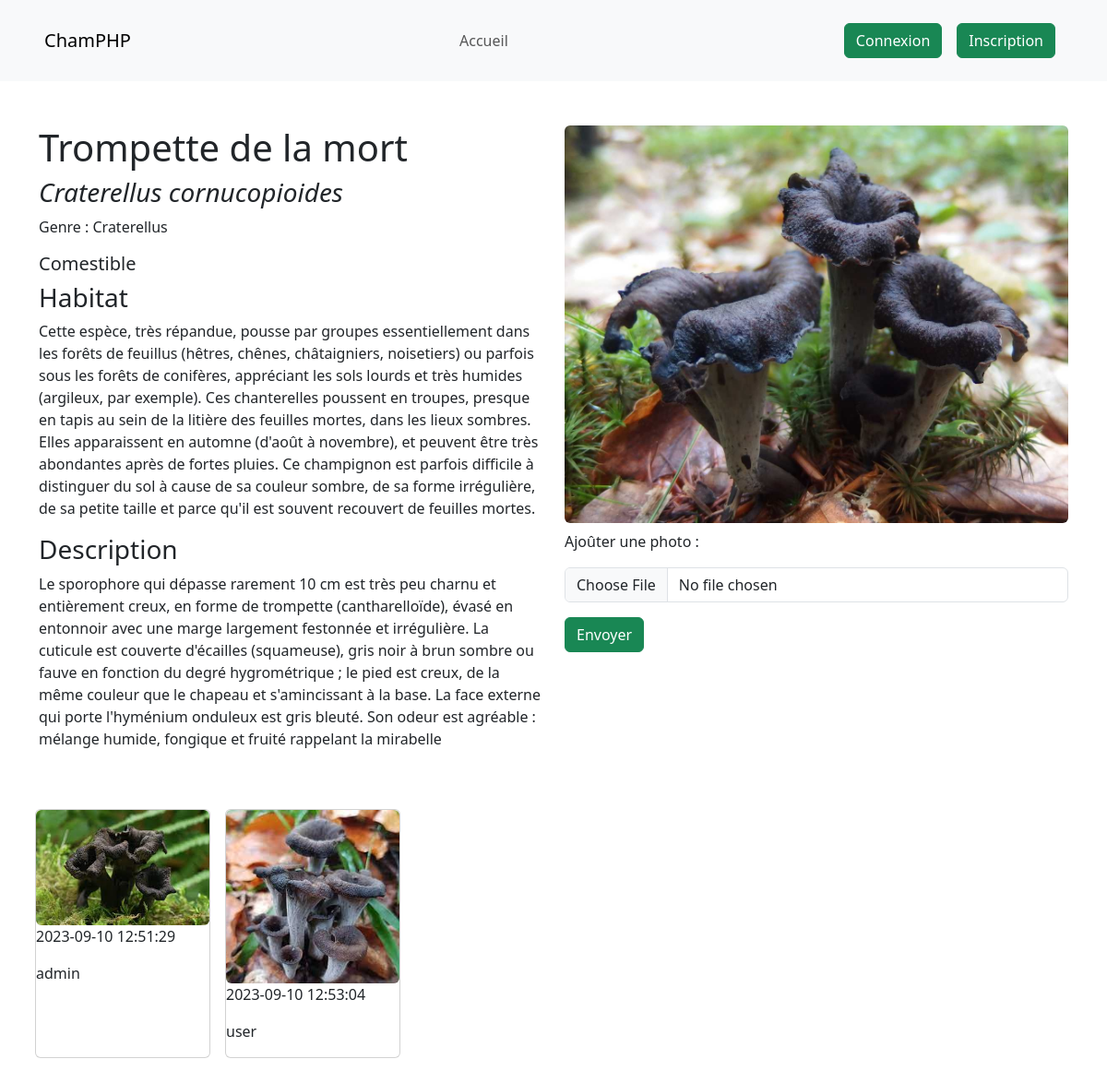
Page /mushrooms-details.php?id=4 on the committed database.
### tables this page shows
CREATE TABLE IF NOT EXISTS `mushrooms` (
  `id` int NOT NULL AUTO_INCREMENT,
  `name` varchar(45) DEFAULT NULL,
  `latin_name` varchar(45) DEFAULT NULL,
  `genus` varchar(45) DEFAULT NULL,
  `habitat` text,
  `category` enum('Comestible','Indigeste','Toxique','Mortel') DEFAULT NULL,
  `description` mediumtext,
  `main_picture` varchar(255) NOT NULL,
  PRIMARY KEY (`id`)
);

CREATE TABLE IF NOT EXISTS `pictures` (
  `id` int NOT NULL AUTO_INCREMENT,
  `title` varchar(255) NOT NULL,
  `picture_path` varchar(255) DEFAULT NULL,
  `type` varchar(255) NOT NULL,
  `size` int DEFAULT NULL,
  `upload_date` timestamp NULL DEFAULT CURRENT_TIMESTAMP,
  `mushrooms_id` int NOT NULL,
  `users_id` int NOT NULL,
  PRIMARY KEY (`id`),
  KEY `fk_pictures_mushrooms1_idx` (`mushrooms_id`),
  KEY `fk_pictures_users1_idx` (`users_id`)
);

### classes/Mushroom.php (called while the page is built, shortened)
<?php
class Mushroom implements IgetData, IgetDataById
{
    private int $id;
    private string $name;
    private string $latinName;
    private string $genus;
    private string $habitat;
    private string $category;
    private string $description;
    private string $mainPicture;
    public function __construct($id, $name, $latinName, $genus, $habitat, $category, $description, $mainPicture)
    {
        $this->id = $id;
        $this->name = $name;
        $this->latinName = $latinName;
        $this->genus = $genus;
        $this->habitat = $habitat;
        $this->category = $category;
        $this->description = $description;
        $this->mainPicture = $mainPicture;
    }
    public static function getDataById(PDO $pdo, int $id): object
    {
        $stmt = $pdo->prepare("SELECT * FROM mushrooms WHERE id=?");
        $stmt->execute([$id]);
        $m = $stmt->fetch();
        return new self($m['id'], $m['name'], $m['latin_name'], $m['genus'], $m['habitat'], $m['category'], $m['description'], $m['main_picture']);
    }
    public function getId(): int
    {
        return $this->id;
    }
    public function getName(): string
    {
        return $this->name;
    }
    public function getLatinName(): string
    {
        return $this->latinName;
    }
    public function getGenus(): string
    {
        return $this->genus;
    }
    public function getHabitat(): string
    {
        return $this->habitat;
    }
    public function getCategory(): string
    {
        return $this->category;
    }
    public function getDescription(): string
    {
        return $this->description;
    }
    public function getMainPicture(): string
    {
        return $this->mainPicture;
    }
}

### classes/Picture.php (called while the page is built, shortened)
<?php
class Picture implements IgetData, IgetDataById
{
    private int $id;
    private string $path;
    private string $date;
    public function __construct(int $id, string $title, string $path, string $type, string $date, int $mushroomsId, int $usersId)
    {
        $this->id = $id;
        $this->path = $path;
        $this->date = $date;
    }
    public static function getPicturesByMushroomsId(PDO $pdo, int $mushroomsId): array
    {
        $stmt = $pdo->prepare("SELECT * FROM pictures WHERE mushrooms_id=?");
        $stmt->execute([$mushroomsId]);
        $picturesArr = $stmt->fetchAll();
        $pictures = [];
        foreach ($picturesArr as $p) {
            $pictures[] = new self($p['id'], $p['title'], $p['picture_path'], $p['type'], $p['upload_date'], $p['mushrooms_id'], $p['users_id']);
        }
        return $pictures;
    }
    public function getPicturesUsername(PDO $pdo): string
    {
        $picturesId = $this->id;
        $stmt = $pdo->prepare("SELECT username FROM users INNER JOIN pictures ON users.id = users_id WHERE pictures.id=:picturesId");
        $stmt->execute(['picturesId' => $picturesId]);
        $usernameArr = $stmt->fetch();
        return $usernameArr['username'];
    }
    public function getPath(): string
    {
        return $this->path;
    }
    public function getDate(): string
    {
        return $this->date;
    }
}

### layout/mush-details-template.php (the view, shortened to what this page needs)
<div class="row align-text-center">
    <div class="col-6">
        <h1><?php echo $mushroom->getName(); ?></h1>
        <h3><i><?php echo $mushroom->getLatinName(); ?></i></h3>
        <p>Genre : <?php echo $mushroom->getGenus(); ?></p>
        <h5><?php echo $mushroom->getCategory(); ?></h5>
        <h3>Habitat</h3>
        <p><?php echo $mushroom->getHabitat(); ?></p>
        <h3>Description</h3>
        <p><?php echo $mushroom->getDescription(); ?></p>
    </div>
    <div class="col-6">
        <img src="assets/pictures/<?php echo $mushroom->getMainPicture(); ?>" class="img-fluid rounded" alt="">
        <form method="POST" enctype="multipart/form-data">
            <div class="form-group">
                <label for="newPicture" class="my-2">Ajoûter une photo :</label>
                <input type="file" name="newPicture" class="form-control my-2" />
                <button type="submit" class="btn btn-success my-2" name="mushroomsId" value="<?php echo $mushroom->getId(); ?>">Envoyer</button>
            </div>
        </form>
    </div>
</div>

### mushrooms-details.php (shortened to what this page needs)
<?php
require_once 'layout/header.php';
require_once 'classes/Mushroom.php';
require_once 'classes/Picture.php';
require_once 'functions/db.php';
try {
    if (isset($_GET['id'])) {
        $mushroomsId = intval($_GET['id']);
        $pdo = getDbConnection();
        $mushroom = Mushroom::getDataById($pdo, $mushroomsId);
        $pictures = Picture::getPicturesByMushroomsId($pdo, $mushroomsId);
    }
} catch (PDOException) {
    $message = "Erreur lors de la requête";
} catch (Exception $ex) {
    $message = $ex->getMessage();
}
?>
<div class="container my-5">
<?php
    require_once 'layout/mush-details-template.php'; ?>
    <div class="row my-5">
    <?php foreach($pictures as $picture) {
        try {
            $username = $picture->getPicturesUsername($pdo);
        } catch(PDOException) {
            echo "Erreur lors de la requête";
            exit;
        }
        require 'layout/pictures-list-template.php';
    } ?>
    </div>
</div>

### layout/pictures-list-template.php
<div class="card col-2 px-0 mx-2">
    <img class="card-img-top img-fluid rounded" src="assets/uploads/<?php echo $picture->getPath(); ?>" alt="">
    <div class="justify-content-between">
        <p><?php echo $picture->getDate(); ?></p>
        <p><?php echo $username; ?></p>
    </div>
</div>

### rows in the picture
mushrooms: name "Trompette de la mort", latin_name "Craterellus cornucopioides", genus "Craterellus", category "Comestible", habitat "Cette espèce, très répandue, pousse par groupes essentiellement dans les forêts de feuillus (hêtres, chênes, châtaigniers, noisetiers) ou parfois sous les forêts de conifères, appréciant les sols lourds et très humides (argileux, par exemple). Ces chanterelles poussent en troupes, presque en tapis au sein de la litière des feuilles mortes, dans les lieux sombres. Elles apparaissent en automne (d'août à novembre), et peuvent être très abondantes après de fortes pluies. Ce champignon est parfois difficile à distinguer du sol à cause de sa couleur sombre, de sa forme irrégulière, de sa petite taille et parce qu'il est souvent recouvert de feuilles mortes.", description "Le sporophore qui dépasse rarement 10 cm est très peu charnu et entièrement creux, en forme de trompette (cantharelloïde), évasé en entonnoir avec une marge largement festonnée et irrégulière. La cuticule est couverte d'écailles (squameuse), gris noir à brun sombre ou fauve en fonction du degré hygrométrique ; le pied est creux, de la même couleur que le chapeau et s'amincissant à la base. La face externe qui porte l'hyménium onduleux est gris bleuté. Son odeur est agréable : mélange humide, fongique et fruité rappelant la mirabelle", main_picture (picture)
pictures: picture_path (picture), upload_date "2023-09-10 12:51:29", username "admin"
pictures: picture_path (picture), upload_date "2023-09-10 12:53:04", username "user"
